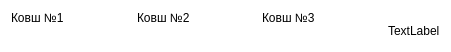
  <widget class="QWidget" name="widget_2" native="true">
   <property name="geometry">
    <rect>
     <x>20</x>
     <y>40</y>
     <width>451</width>
     <height>51</height>
    </rect>
   </property>
   <property name="styleSheet">
    <string notr="true">border-radius: 5px;
background-color: rgb(255, 255, 255);n</string>
   </property>
   <layout class="QGridLayout" name="gridLayout_2">
    <item row="0" column="0">
     <layout class="QHBoxLayout" name="Layout_for_button_with_LadleButton">
      <item>
       <layout class="QVBoxLayout" name="Layout_Ladel_1">
        <property name="spacing">
         <number>0</number>
        </property>
        <item>
         <spacer name="verticalSpacer_4">
          <property name="orientation">
           <enum>Qt::Vertical</enum>
          </property>
          <property name="sizeHint" stdset="0">
           <size>
            <width>20</width>
            <height>40</height>
           </size>
          </property>
         </spacer>
        </item>
        <item>
         <widget class="QLabel" name="Ladel_1">
          <property name="text">
           <string>Ковш №1</string>
          </property>
          <property name="alignment">
           <set>Qt::AlignLeading|Qt::AlignLeft|Qt::AlignVCenter</set>
          </property>
         </widget>
        </item>
        <item>
         <widget class="QLineEdit" name="Input_Weight_Ladel_1">
          <property name="styleSheet">
           <string notr="true">border: 1px solid gray;\nborder-radius: 5%</string>
          </property>
         </widget>
        </item>
       </layout>
      </item>
      <item>
       <layout class="QVBoxLayout" name="Layout_Ladel_2">
        <property name="spacing">
         <number>0</number>
        </property>
        <item>
         <spacer name="verticalSpacer_3">
          <property name="orientation">
           <enum>Qt::Vertical</enum>
          </property>
          <property name="sizeHint" stdset="0">
           <size>
            <width>20</width>
            <height>40</height>
           </size>
          </property>
         </spacer>
        </item>
        <item>
         <widget class="QLabel" name="Ladel_2">
          <property name="text">
           <string>Ковш №2</string>
          </property>
          <property name="alignment">
           <set>Qt::AlignLeading|Qt::AlignLeft|Qt::AlignVCenter</set>
          </property>
         </widget>
        </item>
        <item>
         <widget class="QLineEdit" name="Input_Weight_Ladel_2">
          <property name="styleSheet">
           <string notr="true">border: 1px solid gray;\nborder-radius: 5%</string>
          </property>
         </widget>
        </item>
       </layout>
      </item>
      <item>
       <layout class="QVBoxLayout" name="Layout_Ladel_3">
        <property name="spacing">
         <number>0</number>
        </property>
        <item>
         <spacer name="verticalSpacer_2">
          <property name="orientation">
           <enum>Qt::Vertical</enum>
          </property>
          <property name="sizeHint" stdset="0">
           <size>
            <width>20</width>
            <height>40</height>
           </size>
          </property>
         </spacer>
        </item>
        <item>
         <widget class="QLabel" name="Ladel_3">
          <property name="text">
           <string>Ковш №3</string>
          </property>
          <property name="alignment">
           <set>Qt::AlignLeading|Qt::AlignLeft|Qt::AlignVCenter</set>
          </property>
         </widget>
        </item>
        <item>
         <widget class="QLineEdit" name="Input_Weight_Ladel_3">
          <property name="styleSheet">
           <string notr="true">border: 1px solid gray;\nborder-radius: 5%</string>
          </property>
         </widget>
        </item>
       </layout>
      </item>
      <item>
       <layout class="QVBoxLayout" name="Layout_TotalWeight">
        <item>
         <spacer name="verticalSpacer">
          <property name="orientation">
           <enum>Qt::Vertical</enum>
          </property>
          <property name="sizeType">
           <enum>QSizePolicy::Preferred</enum>
          </property>
          <property name="sizeHint" stdset="0">
           <size>
            <width>10</width>
            <height>10</height>
           </size>
          </property>
         </spacer>
        </item>
        <item>
         <widget class="QLabel" name="label">
          <property name="minimumSize">
           <size>
            <width>0</width>
            <height>16</height>
           </size>
          </property>
          <property name="text">
           <string>TextLabel</string>
          </property>
         </widget>
        </item>
       </layout>
      </item>
     </layout>
    </item>
   </layout>
  </widget>
